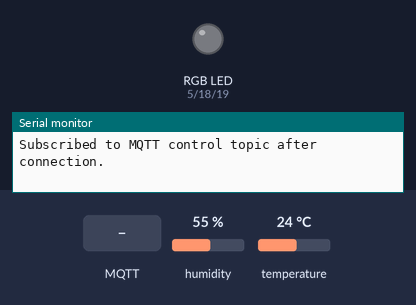
Bench run of a sketch on a simulated ESP32. Shown: an RGB LED mixed from three pins (HIGH = lit), the last lines printed to the serial monitor. The test bench sets the inputs (shaded band); at power-on: temperature 24 °C, humidity 55 %. WiFi joins after 1.5 s; servers stay silent unless stated; no MQTT or app messages arrive unless stated.

Above: at 2.7 s.
2.8 s: MQTT message "red" arrives on the first subscribed topic
At 3.4 s:
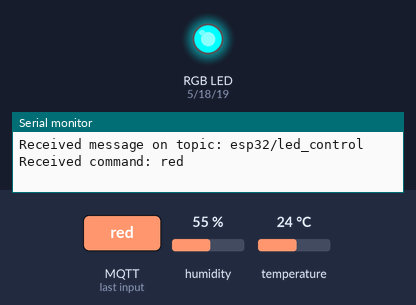
11.5 s: temperature set to 27 °C
At 21.0 s:
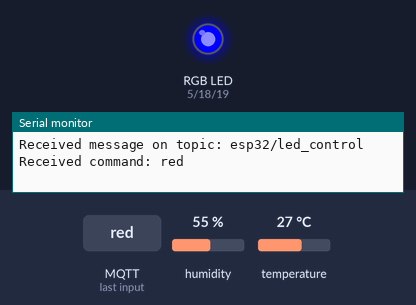
21.5 s: MQTT message "blue" arrives on the first subscribed topic
At 22.4 s:
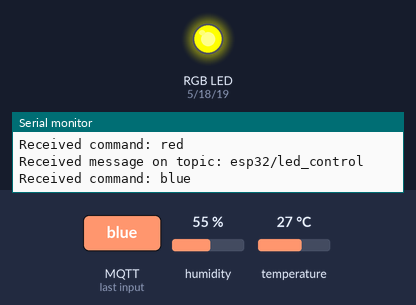
31.5 s: MQTT message "off" arrives on the first subscribed topic
At 32.4 s:
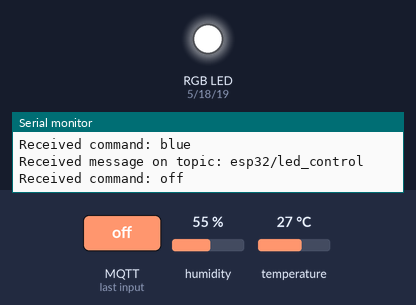
41.5 s: temperature set to 12 °C
At 51.1 s:
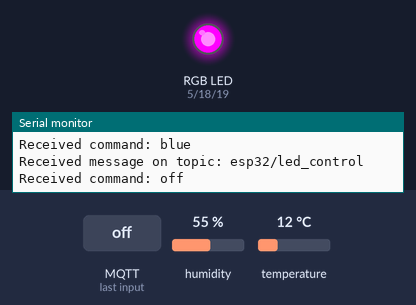
51.5 s: temperature set to 28 °C
At 61.1 s:
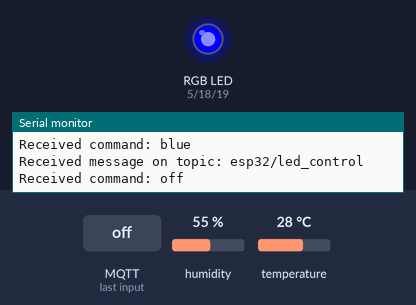
Timing chart, 0 to 62.5 s (numbered marks = the images above; inputs shaded):
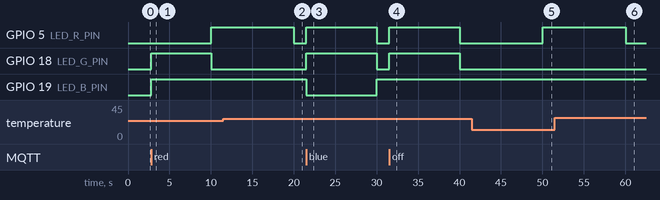

The sketch:

main.ino
```cpp
#include <WiFi.h>
#include <DHT.h>
#include <PubSubClient.h>

// --------------------------------------------------------------------------------------------
//        UPDATE CONFIGURATION TO MATCH YOUR ENVIRONMENT
// --------------------------------------------------------------------------------------------

// GPIO pins for each color channel of the RGB LED
#define LED_R_PIN 5   // GPIO pin for the Red channel of the RGB LED
#define LED_G_PIN 18    // GPIO pin for the Green channel of the RGB LED
#define LED_B_PIN 19    // GPIO pin for the Blue channel of the RGB LED

#define DHT_PIN 4       // GPIO pin for the DHT sensor
#define DHTTYPE DHT11   // DHT sensor type
// Temperature thresholds to set LED color (in Celsius)
#define ALARM_COLD 0.0
#define WARN_COLD 10.0
#define WARN_HOT 25.0
#define ALARM_HOT 30.0

// WiFi connection information
char ssid[] = "DESKTOP-UV40VMN 6206";   // WiFi network SSID
char pass[] = "5:5n100H";      // WiFi network password

// MQTT connection details
#define MQTT_HOST "broker.hivemq.com"
#define MQTT_PORT 1883
#define MQTT_DEVICEID "esp32-2793FC"  // Simplified device ID
#define MQTT_TOPIC "esp32/temperature_sensor/evt/status"
#define MQTT_TOPIC_2 "esp32/humidity_sensor/evt/status" // Topic to publish data
#define MQTT_TOPIC_CONTROL "esp32/led_control"

bool manualMode = false;                // Flag for manual control
unsigned long manualModeStartTime;      // Timestamp when manual control was activated
unsigned long manualModeDuration = 5000; // Duration of manual mode in milliseconds (e.g., 5 seconds)


DHT dht(DHT_PIN, DHTTYPE);

float h = 0.0; // Humidity
float t = 0.0; // Temperature

WiFiClient wifiClient;
PubSubClient mqtt(wifiClient);
static char msg[50];  // Declare 'msg' as a global static char array

// Function to connect to MQTT (Declaration)
bool connectMQTT();

void callback(char* topic, byte* payload, unsigned int length) {
  Serial.print("Received message on topic: ");
  Serial.println(topic);
  String command = "";
  for (int i = 0; i < length; i++) {
    command += (char)payload[i];
  }
  Serial.print("Received command: ");
  Serial.println(command);

  manualMode = true;                   // Enable manual mode
  manualModeStartTime = millis();      // Record the time manual mode was activated

  // Set LED color based on command
  if (command == "red") {
    setColor(0, 255, 255); // Red
  } else if (command == "green") {
    setColor(255, 0, 255); // Green
  } else if (command == "blue") {
    setColor(255, 255, 0); // Blue
  } else if (command == "yellow") {
    setColor(0, 0, 255); // Yellow
  } else if (command == "off") {
    setColor(255, 255, 255); // Turn off
  }
}


// --------------------------------------------------------------------------------------------

void setup() {
  // Start Serial communication
  Serial.begin(115200);
  Serial.setTimeout(2000);
  while (!Serial) { }
  Serial.println("ESP32 Sensor Application");

  // Set RGB LED pins to output mode
  pinMode(LED_R_PIN, OUTPUT);
  pinMode(LED_G_PIN, OUTPUT);
  pinMode(LED_B_PIN, OUTPUT);

  // Start WiFi connection
  WiFi.mode(WIFI_STA);
  WiFi.begin(ssid, pass);
  while (WiFi.status() != WL_CONNECTED) {
    delay(500);
    Serial.print(".");
  }
  Serial.println("\nWiFi Connected");

  // Initialize DHT sensor
  dht.begin();

  // Connect to MQTT broker
  mqtt.setServer(MQTT_HOST, MQTT_PORT);
  mqtt.setCallback(callback);
  mqtt.setBufferSize(512);  // Increase buffer if needed
  mqtt.subscribe(MQTT_TOPIC_CONTROL);

   mqtt.subscribe(MQTT_TOPIC_CONTROL);
  Serial.println("Subscribed to MQTT control topic.");

  if (connectMQTT()) {
    mqtt.subscribe(MQTT_TOPIC_CONTROL);
    Serial.println("Subscribed to MQTT control topic after connection.");  // Subscribe to control topic
  } else {
    Serial.println("MQTT Failed to connect!");
  }
}

// Function to connect to MQTT
bool connectMQTT() {
  while (!mqtt.connected()) {
    Serial.print("Attempting MQTT connection...");
    if (mqtt.connect(MQTT_DEVICEID)) {
      Serial.println("MQTT Connected");
      mqtt.subscribe(MQTT_TOPIC_CONTROL);
      Serial.println("Subscribed to MQTT control topic after reconnection.");
      return true;
    } else {
      Serial.print("MQTT Connect failed, rc=");
      Serial.print(mqtt.state());
      delay(5000); // Wait before retrying
    }
  }
  return false;
}

// Function to set color of the RGB LED without PWM
void setColor(unsigned char r, unsigned char g, unsigned char b) {
  digitalWrite(LED_R_PIN, r > 0 ? HIGH : LOW);
  digitalWrite(LED_G_PIN, g > 0 ? HIGH : LOW);
  digitalWrite(LED_B_PIN, b > 0 ? HIGH : LOW);
}

unsigned long lastPublishTime = 0;  // Tracks the last time data was published
const unsigned long publishInterval = 10000; // Interval in milliseconds (10 seconds)

void loop() {
  if (WiFi.status() != WL_CONNECTED) {
    Serial.println("Reconnecting to WiFi...");
    WiFi.begin(ssid, pass);
    while (WiFi.status() != WL_CONNECTED) {
      delay(500);
      Serial.print(".");
    }
    Serial.println("\nWiFi Connected");
  }

  if (!mqtt.connected()) {
    if (connectMQTT()) {
      Serial.println("MQTT Connected");
      mqtt.subscribe(MQTT_TOPIC_CONTROL);
    } else {
      Serial.println("MQTT Failed to connect!");
      delay(5000);
      return;
    }
  }
  mqtt.loop();

  // Check if manual mode has timed out
  if (manualMode && (millis() - manualModeStartTime > manualModeDuration)) {
    manualMode = false; // Disable manual mode after timeout
  }

  // Read sensor and set color automatically if not in manual mode
  if (!manualMode && (millis() - lastPublishTime >= publishInterval)) {
    lastPublishTime = millis();

    h = dht.readHumidity();
    t = dht.readTemperature();

    if (isnan(h) || isnan(t)) {
      Serial.println("Failed to read from DHT sensor!");
    } else {
      char tempmsg[100];
      char humimsg[100];
      snprintf(tempmsg, sizeof(tempmsg), "%.2f", t);
      snprintf(humimsg, sizeof(humimsg), "%.2f", h);

      if (!mqtt.publish(MQTT_TOPIC, tempmsg)) {
        Serial.println("MQTT Publish failed");
      }
      if (!mqtt.publish(MQTT_TOPIC_2, humimsg)) {
        Serial.println("MQTT Publish failed");
      }

      // Set RGB LED color based on temperature range if not in manual mode
      if (t < ALARM_COLD) {
        setColor(254, 254, 0); // Blue (COLD ALERT)
      } else if (t >= ALARM_COLD && t < WARN_COLD) {
        setColor(254, 0, 0); // Cyan (COOL range)
      } else if (t >= WARN_COLD && t <= WARN_HOT) {
        setColor(254, 0, 254); // Green (NORMAL range)
      } else if (t > WARN_HOT && t < ALARM_HOT) {
        setColor(0, 0, 254); // Yellow (WARM range)
      } else {
        setColor(0, 254, 254); // Red (HOT ALERT)
      }
    }
  }
}
```

Measured:
- the behaviour switches between 25 and 26 °C on temperature (found by bisection; images 1 and 2)
- after the input at 2.8 s, GPIO 18 (LED_G_PIN): LOW → HIGH at once, → LOW 7.2 s later; GPIO 19 (LED_B_PIN): LOW → HIGH after 0.00 s instead of 7.2 s
- after the input at 11.5 s, GPIO 5 (LED_R_PIN): HIGH → LOW after 8.5 s
- after the input at 21.5 s, GPIO 5 (LED_R_PIN), GPIO 18 (LED_G_PIN): LOW → HIGH at once, → LOW 8.5 s later; GPIO 19 (LED_B_PIN): HIGH → LOW at once, → HIGH 8.5 s later
- after the input at 31.5 s, GPIO 5 (LED_R_PIN), GPIO 18 (LED_G_PIN): LOW → HIGH at once, → LOW 8.5 s later
- after the input at 41.5 s, GPIO 5 (LED_R_PIN): LOW → HIGH after 8.5 s
- after the input at 51.5 s, GPIO 5 (LED_R_PIN): HIGH → LOW after 8.5 s
